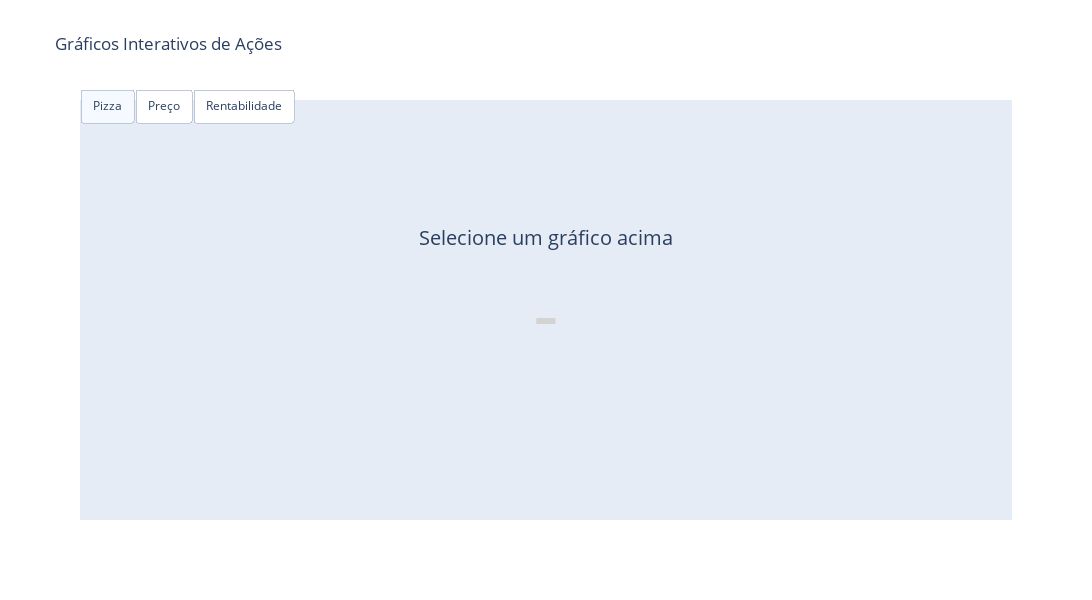

The cell this chart's notebook holds for it:
### Code cell
import plotly.graph_objects as go

# --------- Tela Inicial ---------
tela_inicial = go.Indicator(
    title={"text": "Selecione um gráfico acima"},
    number={"font": {"color": "lightgray"}},
    domain={"x": [0, 1], "y": [0, 1]}
)

# --------- Pizza ---------
pizza = go.Pie(
    labels=[i for i in df_pie['Ativo']],
    values=df_pie['Peso'],
    name='Participações',
    marker_colors=[cores_personalizadas_br.get(i, 'gray') for i in df_pie['Ativo']],
    textinfo='percent+label',
    hole=0
)

# --------- Preço ---------
linhas_preco = [
    go.Scatter(
        x=df_plot[df_plot['Ativo'] == ativo]['Date'],
        y=df_plot[df_plot['Ativo'] == ativo]['Preço'],
        name=ativo.replace('.SA', ''),
        mode='lines',
        line=dict(color=cores_personalizadas_br.get(ativo.replace('.SA', ''), 'gray'))  # fallback: gray
    )
    for ativo in df_plot['Ativo'].unique()
]

# --------- Rentabilidade ---------
linhas_rent = [
    go.Scatter(
        x=df_total[df_total['Ativo'] == ativo]['Date'],
        y=df_total[df_total['Ativo'] == ativo]['Rentabilidade Normalizada (%)'],
        name=ativo.replace('.SA', ''),
        mode='lines',
        line=dict(color=cores_personalizadas_br.get(ativo.replace('.SA', ''), 'gray'))
    )
    for ativo in df_total['Ativo'].unique()
]

# --------- Layout ---------
layout = go.Layout(
    title='Gráficos Interativos de Ações',
    hovermode='x unified',
    xaxis=dict(visible=False),
    yaxis=dict(visible=False),
    height=600,
    width=1500,
    updatemenus=[
        dict(
            type='buttons',
            direction='right',
            showactive=True,
            x=0,
            xanchor='left',
            y=1.05,
            yanchor='top',
            pad={'r': 10, 't': 10},
            buttons=[
                dict(label='Pizza',
                     method='update',
                     args=[{'visible': [False, True] + [False]*len(linhas_preco) + [False]*len(linhas_rent)},
                           {'title': 'Participações Relativas das Ações no Portfólio',
                            'xaxis': {'visible': False},
                            'yaxis': {'visible': False}}]),
                dict(label='Preço',
                     method='update',
                     args=[{'visible': [False, False] + [True]*len(linhas_preco) + [False]*len(linhas_rent)},
                           {'title': 'Evolução do Preço das Ações no Portfólio',
                            'xaxis': {'visible': True, 'rangeslider': {'visible': True}},
                            'yaxis': {'visible': True}}]),
                dict(label='Rentabilidade',
                     method='update',
                     args=[{'visible': [False, False] + [False]*len(linhas_preco) + [True]*len(linhas_rent)},
                           {'title': 'Rentabilidade Normalizada dos Ativos e da Carteira',
                            'xaxis': {'visible': True, 'rangeslider': {'visible': True}},
                            'yaxis': {'visible': True}}])
            ]
        )
    ]
)

# --------- Criar figura ---------
fig = go.Figure(data=[tela_inicial, pizza] + linhas_preco + linhas_rent, layout=layout)

# Visibilidade inicial: apenas a mensagem
visibility = [True, False] + [False]*(len(linhas_preco) + len(linhas_rent))
for i, trace in enumerate(fig.data):
    trace.visible = visibility[i]

fig.show()

### Figure 1 — Plotly figure (JSON) as saved in the notebook; plotly's stock layout.template omitted (floating-point values rounded to 4 significant figures; data arrays with more than 128 entries replaced by an {"elided": "..."} marker saying what was removed)
{"data": [{"domain": {"x": [0, 1], "y": [0, 1]}, "number": {"font": {"color": "lightgray"}}, "title": {"text": "Selecione um gráfico acima"}, "type": "indicator", "visible": true}, {"hole": 0, "labels": ["BBAS3", "VALE3", "EMBR3", "RANI3"], "marker": {"colors": ["gold", "red", "darkblue", "green"]}, "name": "Participações", "textinfo": "percent+label", "type": "pie", "values": [0.35, 0.35, 0.15, 0.15], "visible": false}, {"line": {"color": "gold"}, "mode": "lines", "name": "BBAS3", "type": "scatter", "visible": false, "x": {"elided": "2735 str values"}, "y": {"elided": "2735 float values"}}, {"line": {"color": "darkblue"}, "mode": "lines", "name": "EMBR3", "type": "scatter", "visible": false, "x": {"elided": "2735 str values"}, "y": {"elided": "2735 float values"}}, {"line": {"color": "green"}, "mode": "lines", "name": "RANI3", "type": "scatter", "visible": false, "x": {"elided": "2735 str values"}, "y": {"elided": "2735 float values"}}, {"line": {"color": "red"}, "mode": "lines", "name": "VALE3", "type": "scatter", "visible": false, "x": {"elided": "2735 str values"}, "y": {"elided": "2735 float values"}}, {"line": {"color": "gold"}, "mode": "lines", "name": "BBAS3", "type": "scatter", "visible": false, "x": {"elided": "2735 str values"}, "y": {"elided": "2735 float values"}}, {"line": {"color": "darkblue"}, "mode": "lines", "name": "EMBR3", "type": "scatter", "visible": false, "x": {"elided": "2735 str values"}, "y": {"elided": "2735 float values"}}, {"line": {"color": "green"}, "mode": "lines", "name": "RANI3", "type": "scatter", "visible": false, "x": {"elided": "2735 str values"}, "y": {"elided": "2735 float values"}}, {"line": {"color": "red"}, "mode": "lines", "name": "VALE3", "type": "scatter", "visible": false, "x": {"elided": "2735 str values"}, "y": {"elided": "2735 float values"}}, {"line": {"color": "purple"}, "mode": "lines", "name": "Carteira", "type": "scatter", "visible": false, "x": {"elided": "2735 str values"}, "y": {"elided": "2735 float values"}}], "layout": {"height": 600, "hovermode": "x unified", "title": {"text": "Gráficos Interativos de Ações"}, "updatemenus": [{"buttons": [{"args": [{"visible": [false, true, false, false, false, false, false, false, false, false, false]}, {"title": "Participações Relativas das Ações no Portfólio", "xaxis": {"visible": false}, "yaxis": {"visible": false}}], "label": "Pizza", "method": "update"}, {"args": [{"visible": [false, false, true, true, true, true, false, false, false, false, false]}, {"title": "Evolução do Preço das Ações no Portfólio", "xaxis": {"rangeslider": {"visible": true}, "visible": true}, "yaxis": {"visible": true}}], "label": "Preço", "method": "update"}, {"args": [{"visible": [false, false, false, false, false, false, true, true, true, true, true]}, {"title": "Rentabilidade Normalizada dos Ativos e da Carteira", "xaxis": {"rangeslider": {"visible": true}, "visible": true}, "yaxis": {"visible": true}}], "label": "Rentabilidade", "method": "update"}], "direction": "right", "pad": {"r": 10, "t": 10}, "showactive": true, "type": "buttons", "x": 0, "xanchor": "left", "y": 1.05, "yanchor": "top"}], "width": 1500, "xaxis": {"visible": false}, "yaxis": {"visible": false}}}
